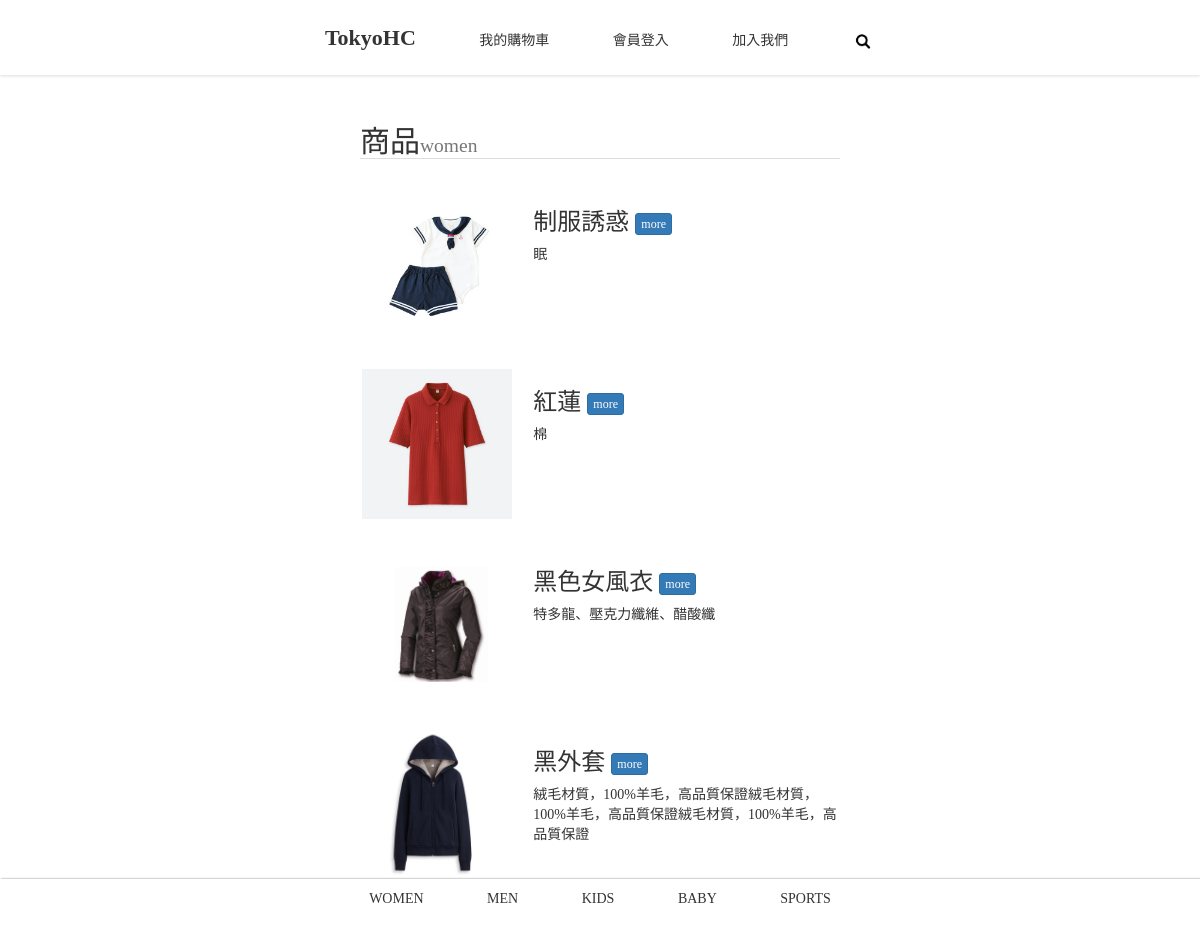
Screenshot of /index.php/commodity/women with the database file from the repository.
### tables this page shows
CREATE TABLE `commodity` (
  `commodity_id` int(11) NOT NULL,
  `cy_type` varchar(10) NOT NULL,
  `name` text NOT NULL,
  `file_name` varchar(100) NOT NULL,
  `discount` int(11) DEFAULT NULL,
  `material` text NOT NULL,
  `price` int(11) NOT NULL
);

### application/controllers/commodity.php (called while the page is built, shortened)
<?php
class commodity extends CI_Controller {
	public function women(){
		$type = 'women';
		$query = $this->db->query("select * from commodity where cy_type=? order by commodity_id desc",[$type])->result();
		$this->load->view('client/header');
		$this->load->view('client/commodity',['type'=>$type,'commoditys'=>$query]);
		$this->load->view('client/menu');
	}
}

### index.php (called while the page is built, shortened)
<?php
require_once BASEPATH.'core/CodeIgniter.php';

### application/views/client/commodity.php (the view, shortened to what this page needs)
<div id="body">
	<h2>商品<small><?=$type?></small></h2>
	<?php
		foreach($commoditys as $v){
			?>
				<div class="its" >
					<div style="background-image: url('<?=base_url().'uploads/'.$v->file_name?>')" ></div>
					<div>
						<h3>
							<?=$v->name?>
							<button type="button" class="btn btn-primary btn-xs" onclick=location.href="<?=base_url().'commodity/itit/'.$v->commodity_id?>">more</button>
						</h3>
						<div>
							<?=$v->material?>
						</div>
					</div>
				</div>
			<?php
		}
	?>
</div>

### application/views/client/header.php (style rules this page uses)
* { font-family: "微軟正黑體"; color:#333; margin:0; padding: 0; }
h2 { border-bottom: 1px solid #ddd; }

### application/views/client/commodity.php (style rules this page uses)
#body { padding: 0px calc((100% - 480px) / 2); margin-bottom:60px; }
.its { width: 100%; height: 150px; display: -webkit-flex; display: flex; margin: 30px 0px; }
.its > div { height: 100%; }
.its > div:nth-child(2) { flex: 2; padding-left: 20px; }
.its > div:nth-child(1) { flex: 1; background-repeat: no-repeat; background-position: center; background-size: contain; }

### rows the page displays
commodity: file_name (picture), name "制服誘惑", material "眠"
commodity: file_name (picture), name "紅蓮", material "棉"
commodity: file_name (picture), name "黑色女風衣", material "特多龍、壓克力纖維、醋酸纖"
commodity: file_name (picture), name "黑外套", material "絨毛材質，100%羊毛，高品質保證絨毛材質，100%羊毛，高品質保證絨毛材質，100%羊毛，高品質保證"

### other values shown
$type "women"
